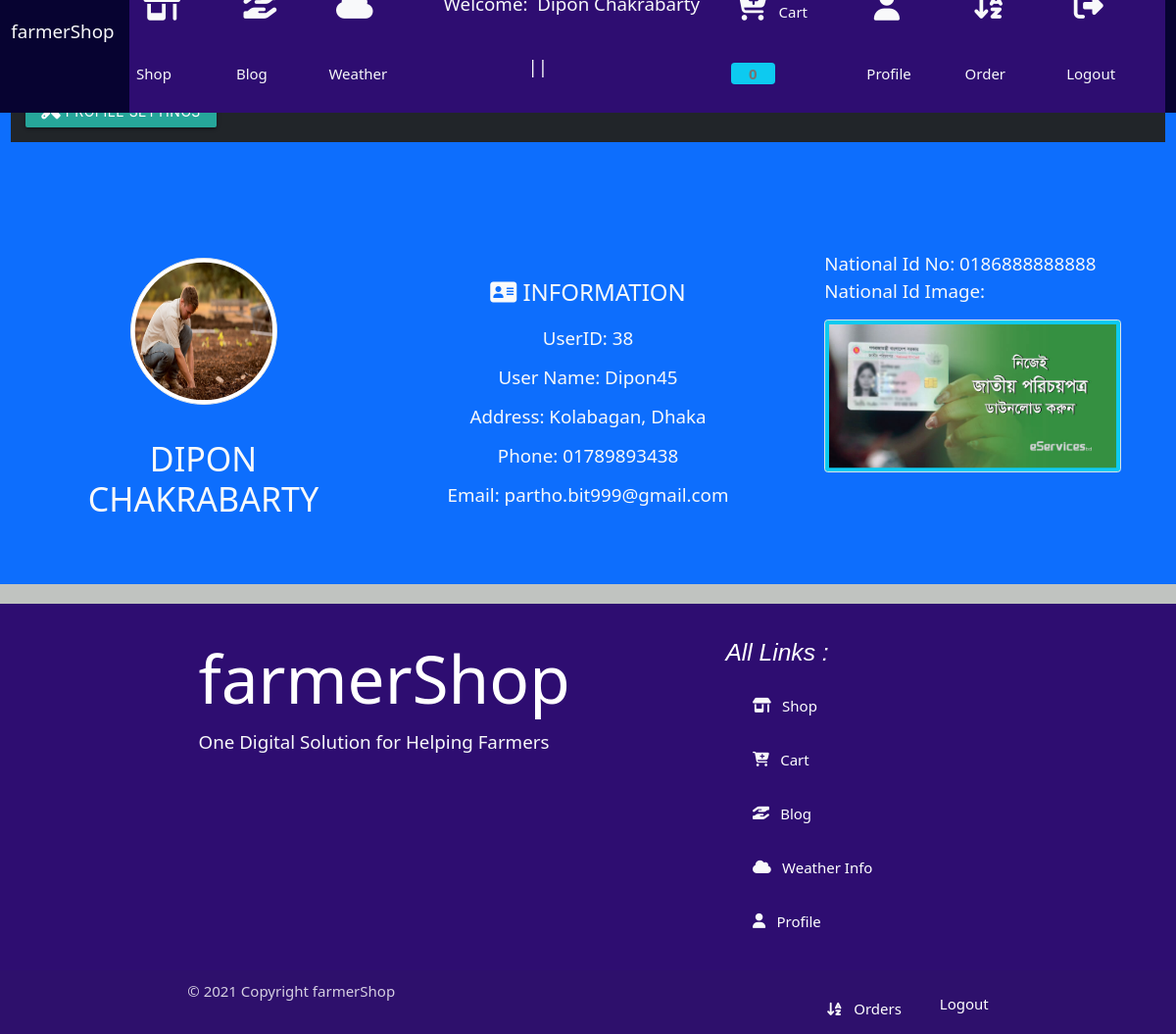
/profile/ (signed in), run on the app's committed database.
### Store/models/userprofile.py (models this page shows, shortened)
class UserProfile(models.Model):
    user = models.OneToOneField(User, on_delete=models.CASCADE, null=True)
    address = models.TextField(max_length=300, blank=True, default='')
    national_id_no = models.CharField(max_length=50)
    phone = models.CharField(max_length=20)
    image = models.FileField(default = 'upload/pkrishokImage/blank.png', upload_to = 'upload/pkrishokImage/', blank=True)
    national_id = models.FileField(default= 'upload/IDImage/blank.png',upload_to = 'upload/IDImage/', blank=True)
    @staticmethod
    def get_info_of_user(user_id):
        return UserProfile.objects.filter(user = user_id)

### Store/middlewares/auth.py (the view)
    def middleware(request):
        returnUrl= request.META['PATH_INFO']
        print(request.META['PATH_INFO'])
        user = request.session.get('current_user_id')
        if not user :
            return redirect(f'/login/?return_url={returnUrl}')
        print("this is middleware",middleware)
        response = get_response(request)
        return response

### Store/views.py (called while the page is built)
def profile_view(request):
    user = request.session.get('current_user_id')
    data = UserProfile.get_info_of_user(user)
    context = {
        'data':data
    }
    return render(request, 'profile/profile.html',context)

### Store/templates/profile/profile.html (shortened to what this page needs)
{% extends 'store/base.html' %}
{% block content %}
{% load cart %}
{% load custom_filter %}
<div class="container-fluid bg-primary ">
    {% for d in data %}
    <div class="row bg-dark mt-3">
        <div class="col-lg-12 bg-dark  p-3">
            <a href="{% url 'edit_profile_info' %}">
                <button type="button" class="btn btn-outline-info ">
                </button>
            </a>
        </div>
    </div>
    <div class="row">
        <div class="col-lg-4 p-5 bg-primary text-light mt-5">
             <img class="img-fluid mt-2 img-thumbnail d-block mx-auto rounded-circle" src="{{d.image.url}}" alt="Uplaod an image" style="height: 150px; width: 150px;">
             <h2 class="display-4 text-uppercase text-center" style="font-size: 34px;">{{user.get_full_name}}</h2>
        </div>
        <div class="col-lg-4 p-5 bg-primary text-light mt-5">
            <h3 class="display-4 text-uppercase text-center" style="font-size: 24px; font-weight: 400;">
                <i class="fa-solid fa-address-card"></i>
                Information
            </h3>
            <ul class="text-center ">
                <li><strong class="lead">
                    UserID: {{d.user.id}}</strong>
                </li>
                <li><strong class="lead">User Name: {{d.user}}</strong></li>
                <li><strong class="lead">Address: {{d.address}} </strong></li>
                <li><strong class="lead">Phone: {{d.phone}}</strong> <b></b></li>
                <li><strong class="lead">Email: {{d.user.email}}</strong></li>
            </ul>
        </div>
        <div class="col-lg-4 p-5 bg-primary text-light mt-5">
            <strong class="lead">National Id No: {{d.national_id_no}}</strong>
                    <strong class="lead text-center">National Id Image: </strong>
                    <div class="col-lg-12">
                        <img class="img-thumbnail d-block mx-auto img-fluid rounded bg-info" src=" {{d.national_id.url}}" alt="Image" style="max-height: 250px; width: 400px; margin:auto; margin-top: 15px; ">
                    </div>
        </div>
    </div>
</div>
{% endfor %}
{% endblock %}

### Store/templates/profile/profile.html (style rules this page uses)
li { margin-top: 12px; }

### data on the page
UserProfile: image (picture), user.id "38", user "Dipon45", address "Kolabagan, Dhaka", phone "01789893438", user.email "partho.bit999@gmail.com", national_id_no "0186888888888", national_id (picture)

### other printed values
{{ request.session.cart.keys|length }} "0"
{{ user.get_full_name }} "DIPON CHAKRABARTY"
